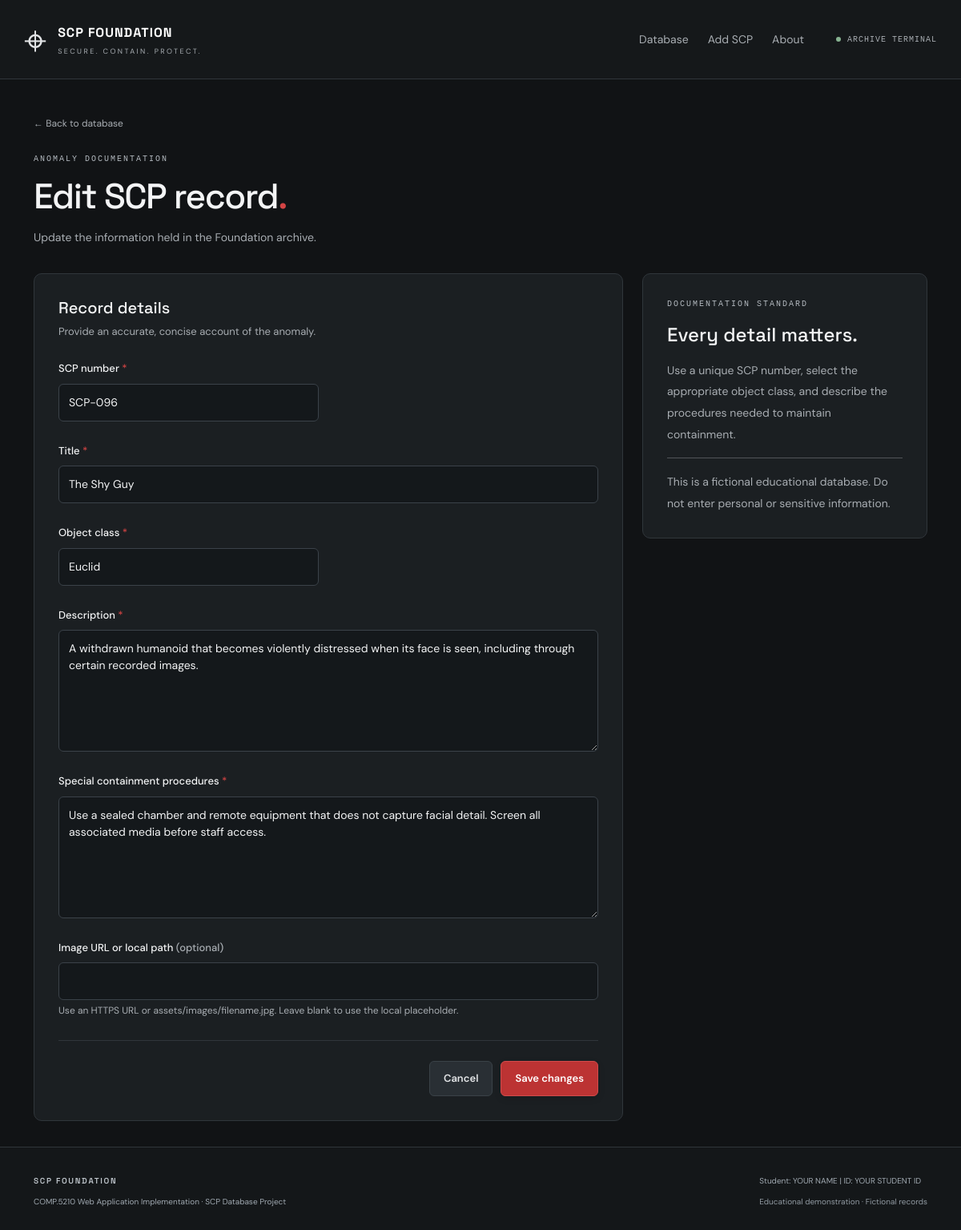
Page /edit.php?id=2 on the committed database.
### tables this page shows
CREATE TABLE IF NOT EXISTS scp_subjects (
    id INT NOT NULL AUTO_INCREMENT,
    scp_number VARCHAR(20) NOT NULL,
    title VARCHAR(150) NOT NULL,
    object_class VARCHAR(50) NOT NULL,
    description TEXT NOT NULL,
    containment_procedures TEXT NOT NULL,
    image VARCHAR(255) NULL,
    created_at TIMESTAMP NOT NULL DEFAULT CURRENT_TIMESTAMP,
    updated_at TIMESTAMP NOT NULL DEFAULT CURRENT_TIMESTAMP ON UPDATE CURRENT_TIMESTAMP,
    PRIMARY KEY (id),
    UNIQUE KEY uq_scp_number (scp_number)
);

### edit.php (called while the page is built)
<?php
$editing = true;
require __DIR__ . '/includes/record-form.php';

### includes/functions.php (called while the page is built, shortened)
<?php
function e(?string $value): string { return htmlspecialchars($value ?? '', ENT_QUOTES | ENT_SUBSTITUTE, 'UTF-8'); }
function db(): PDO {
    static $pdo;
    if (!$pdo) {
        $file = __DIR__ . '/../config/database.php';
        $pdo = require $file;
    }
    return $pdo;
}
function record_id(mixed $value): ?int {
    $id = filter_var($value, FILTER_VALIDATE_INT, ['options' => ['min_range' => 1]]);
    return $id === false ? null : $id;
}
function find_record(int $id): ?array {
    $stmt = db()->prepare('SELECT * FROM scp_subjects WHERE id = :id');
    $stmt->execute(['id' => $id]);
    return $stmt->fetch() ?: null;
}

### includes/record-form.php (the view, shortened to what this page needs)
<?php
require __DIR__ . '/functions.php';
$id = null;
$data = array_fill_keys(['scp_number', 'title', 'object_class', 'description', 'containment_procedures', 'image'], '');
$errors = [];
try {
    if ($editing) {
        $id = record_id($_GET['id'] ?? null);
        if (!$id || !($record = find_record($id))) { error_page('Record not found', 'The requested SCP record does not exist.'); }
        foreach ($data as $key => $_) { $data[$key] = $record[$key] ?? ''; }
    }
} catch (Throwable $error) {
    log_error($error);
    if ($error instanceof PDOException && ($error->errorInfo[1] ?? null) === 1062) {
        $errors['scp_number'] = 'This SCP number already exists.';
    } elseif ($_SERVER['REQUEST_METHOD'] === 'POST') {
        http_response_code(503);
        $errors['_form'] = 'Unable to save the record. Please check the database connection and try again.';
    } else { error_page('Archive temporarily unavailable', 'Unable to load the record. Please check the database connection and try again.', 503); }
}
require __DIR__ . '/header.php';
?>
<a class="back-link" href="index.php">← Back to database</a>
<div class="page-heading"><span class="eyebrow">ANOMALY DOCUMENTATION</span><h1><?= $editing ? 'Edit SCP record' : 'Register an anomaly' ?><span class="accent">.</span></h1><p><?= $editing ? 'Update the information held in the Foundation archive.' : 'Create a new containment file. All fields marked * are required.' ?></p></div>
<div class="row g-4"><div class="col-lg-8">
<form method="post" action="<?= $editing ? 'edit.php?id=' . $id : 'create.php' ?>" class="form-panel" novalidate>
<h2 class="section-title">Record details</h2><p class="text-muted mb-4">Provide an accurate, concise account of the anomaly.</p>
<div class="row g-4">
<?php foreach (['scp_number' => 'SCP number', 'title' => 'Title', 'object_class' => 'Object class', 'description' => 'Description', 'containment_procedures' => 'Special containment procedures', 'image' => 'Image URL or local path'] as $key => $label): ?>
<div class="<?= in_array($key, ['scp_number', 'object_class'], true) ? 'col-md-6' : 'col-12' ?>">
<label class="form-label" for="<?= e($key) ?>"><?= e($label) ?><?= $key !== 'image' ? ' <span class="accent">*</span>' : ' <span class="text-muted">(optional)</span>' ?></label>
<?php $invalid = isset($errors[$key]); $attributes = ' id="' . $key . '" name="' . $key . '" class="form-control' . ($invalid ? ' is-invalid' : '') . '"' . ($key !== 'image' ? ' required' : '') . ($invalid ? ' aria-invalid="true" aria-describedby="' . $key . '-error"' : ($key === 'image' ? ' aria-describedby="image-help"' : '')); ?>
<?php if ($key === 'object_class'): ?>
<select <?= $attributes ?>><option value="">Select object class</option><?php foreach (OBJECT_CLASSES as $class): ?><option value="<?= e($class) ?>" <?= $data[$key] === $class ? 'selected' : '' ?>><?= e($class) ?></option><?php endforeach; ?></select>
<?php elseif (in_array($key, ['description', 'containment_procedures'], true)): ?>
<textarea <?= $attributes ?> rows="6"><?= e($data[$key]) ?></textarea>
<?php else: ?>
<input <?= $attributes ?> type="text" maxlength="<?= ['scp_number'=>20,'title'=>150,'image'=>255][$key] ?>" value="<?= e($data[$key]) ?>" <?= $key === 'scp_number' ? 'placeholder="SCP-173"' : '' ?>>
<?php endif; ?>
<?php if ($key === 'image'): ?><div id="image-help" class="form-text">Use an HTTPS URL or assets/images/filename.jpg. Leave blank to use the local placeholder.</div><?php endif; ?>
</div>
<?php endforeach; ?>
</div><div class="form-actions"><a href="<?= $editing ? 'view.php?id=' . $id : 'index.php' ?>" class="btn btn-secondary">Cancel</a><button type="submit" class="btn btn-accent"><?= $editing ? 'Save changes' : 'Create SCP record' ?></button></div>
</form></div><aside class="col-lg-4"><div class="aside-panel"><span class="eyebrow">DOCUMENTATION STANDARD</span><h2>Every detail matters.</h2><p>Use a unique SCP number, select the appropriate object class, and describe the procedures needed to maintain containment.</p><hr><p class="small mb-0">This is a fictional educational database. Do not enter personal or sensitive information.</p></div></aside></div>
<?php require __DIR__ . '/footer.php'; ?>

### assets/css/style.css (style rules this page uses)
:root { --bg:#111315;--surface:#1b1f22;--border:#30363b;--muted:#a8adb2;--text:#f3f4f5;--accent:#d34444;--bs-body-bg:var(--bg);--bs-body-color:var(--text);--bs-secondary-color:var(--muted);--bs-border-color:var(--border) }
* { box-sizing:border-box }
body { font-family:'DM Sans',system-ui,sans-serif;background:var(--bg);color:var(--text);min-height:100vh;display:flex;flex-direction:column }
h1,h2,h3,h4,.brand { font-family:'Space Grotesk',system-ui,sans-serif }
a { color:#eaa4a4;text-underline-offset:4px }
button,a,input,textarea,select { touch-action:manipulation }
.eyebrow { font:10px/1.6 monospace;letter-spacing:2px;color:#b3b9bf;display:flex;align-items:center;gap:10px }
.accent { color:var(--accent) }
.hero p,.page-heading p,.record-heading p { color:var(--muted);line-height:1.8;font-size:14px;margin-bottom:0 }
.btn { font-size:13px;font-weight:600;padding:11px 17px;border-radius:6px;white-space:nowrap;min-height:42px }
.btn-accent { background:#bc3333;border:1px solid #d24c4c;color:white;box-shadow:0 3px 9px #0002 }
.btn-secondary { background:#292f34;border-color:#3a4248;color:#e4e6e8 }
.form-control,.form-select { background:#14181b;border-color:#3b4249;color:var(--text);border-radius:6px;padding:12px;font-size:14px }
.form-control::placeholder { color:#9da5ac }
.back-link { display:inline-block;text-decoration:none;font-size:12px;color:var(--muted);margin-bottom:28px }
.page-heading { margin-bottom:32px }
.page-heading h1,.record-heading h1 { font-size:clamp(30px,4vw,44px);letter-spacing:-1.5px;margin:12px 0 }
.form-panel,.aside-panel,.detail-panel,.confirmation-panel { background:var(--surface);border:1px solid var(--border);border-radius:10px;padding:30px }
.section-title { font-size:20px }
.text-muted { color:var(--muted)!important }
.form-panel p { font-size:13px }
.form-label { font-size:13px;font-weight:500;margin-bottom:9px }
.form-text { color:var(--muted);font-size:12px }
.form-actions { display:flex;justify-content:flex-end;gap:10px;border-top:1px solid var(--border);padding-top:25px;margin-top:28px }
.aside-panel h2 { font-size:24px;margin:16px 0 }
.aside-panel p { font-size:14px;color:var(--muted);line-height:1.9 }
h1,h2,h3,h4,p,dd { overflow-wrap:anywhere }

### rows in the picture
scp_subjects: scp_number "SCP-096", title "The Shy Guy", description "A withdrawn humanoid that becomes violently distressed when its face is seen, including through certain recorded images.", containment_procedures "Use a sealed chamber and remote equipment that does not capture facial detail. Screen all associated media before staff access."

### other values in the picture
$label "Database"
$label "Add SCP"
$label "About"
$label "SCP number"
$label "Title"
$label "Object class"
$label "Description"
$label "Special containment procedures"
$label "Image URL or local path"
form field object_class "Euclid"
